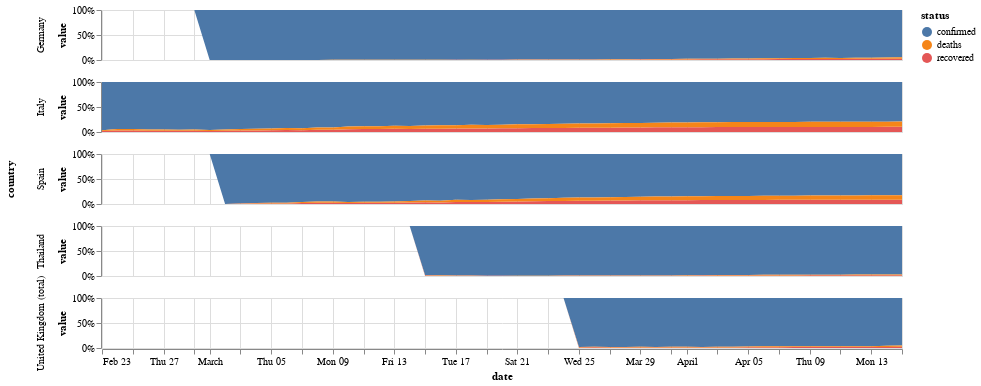

Source (notebook cell):
### Markdown cell above
## Flatten the curve

Let's have a look at the proportion of 

* confirmed
* death
* recovered

cases over time

### Code cell
#hide_input
flatten_countries = ['Germany', 'Italy', 'Spain','China (total)','Thailand','US (total)', 'United Kingdom (total)']
alt.Chart(df_melted.query("country.isin(@flatten_countries)")).mark_area().encode(
    x="date:T",
    y=alt.Y("value:Q", stack="normalize"),
    color="status:N",
    row=alt.Row('country:N', sort=['Germany', 'Italy', 'Spain'])
).properties(height=50, width=800)

### Figure 1 — Vega-Lite specification as saved in the notebook (floating-point values rounded to 4 significant figures; data arrays with more than 128 entries replaced by an {"elided": "..."} marker saying what was removed)
{"$schema": "https://vega.github.io/schema/vega-lite/v3.4.0.json", "config": {"mark": {"tooltip": null}, "view": {"height": 300, "width": 400}}, "data": {"name": "data-100c046467cc6b4ee98e4d02693a8afd"}, "datasets": {"data-100c046467cc6b4ee98e4d02693a8afd": {"elided": "594 records"}}, "encoding": {"color": {"field": "status", "type": "nominal"}, "row": {"field": "country", "sort": ["Germany", "Italy", "Spain"], "type": "nominal"}, "x": {"field": "date", "type": "temporal"}, "y": {"field": "value", "stack": "normalize", "type": "quantitative"}}, "height": 50, "mark": "area", "width": 800}
